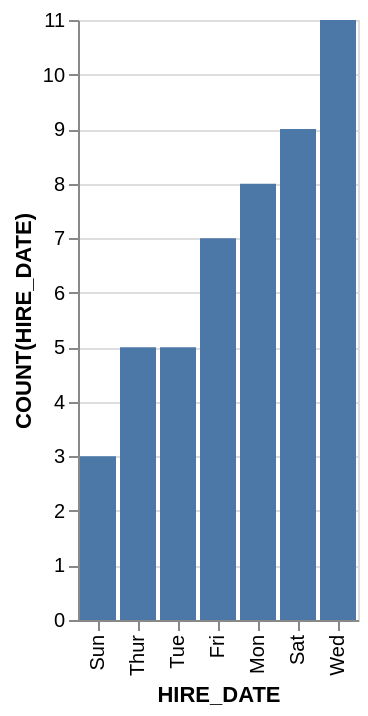

Source (Vega-Lite JSON):
### Vega-Lite specification from a JSON file in a GitHub repository (floating-point values rounded to 4 significant figures)
{"data": {"values": [{"x_data": "Sun", "y_data": 3}, {"x_data": "Thur", "y_data": 5}, {"x_data": "Tue", "y_data": 5}, {"x_data": "Fri", "y_data": 7}, {"x_data": "Mon", "y_data": 8}, {"x_data": "Sat", "y_data": 9}, {"x_data": "Wed", "y_data": 11}]}, "mark": "bar", "encoding": {"x": {"field": "x_data", "type": "nominal", "title": "HIRE_DATE", "sort": {"op": "sum", "field": "y_data", "order": "ascending"}}, "y": {"field": "y_data", "type": "quantitative", "title": "COUNT(HIRE_DATE)"}}}
